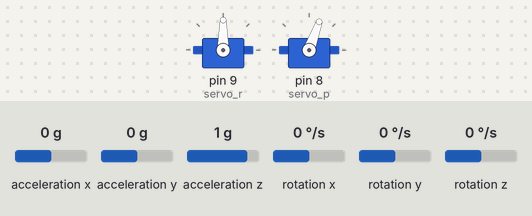
This sketch was run on a simulated Arduino Uno, built with avr-gcc and run on an emulated ATmega328P. On the bench: 2 × servo. Wiring (inferred from the names in the program): MPU-6050 motion sensor at I2C address 0x68. Inputs (shaded band) come from the test bench; at power-on: acceleration x 0 g, acceleration z 1 g, rotation y 0 °/s, acceleration y 0 g, rotation x 0 °/s, rotation z 0 °/s. What the sketch prints to the serial monitor is not drawn.

Above: at 1.2 s.
1.3 s: acceleration x set to -1.4 g
At 4.1 s:
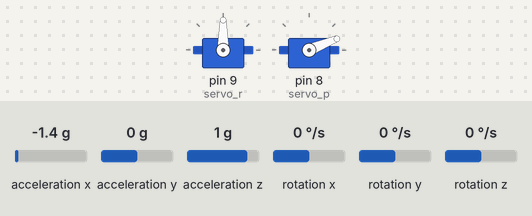
4.3 s: acceleration z set to -0.8 g
At 4.53 s:
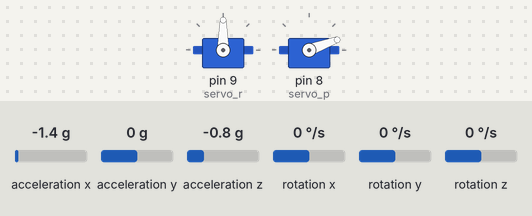
6.7 s: rotation y set to -192 °/s
At 9.5 s:
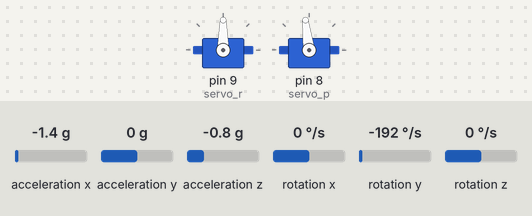
9.7 s: acceleration y set to -0.8 g
At 9.94 s:
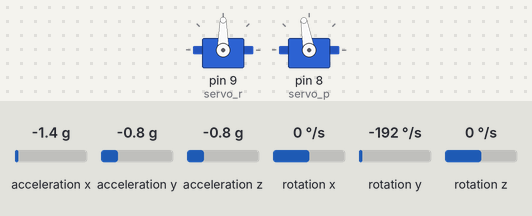
12.7 s: acceleration x set to 1.4 g
At 14.7 s:
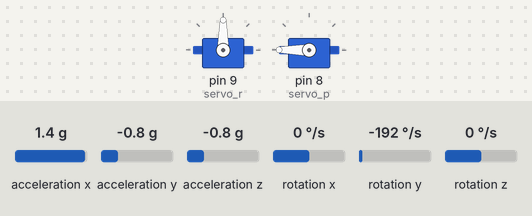
15.0 s: rotation y set to 0 °/s
At 18.5 s:
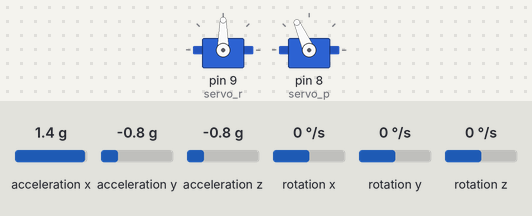
Timing chart, 0 to 19.0 s (numbered marks = the images above; inputs shaded):
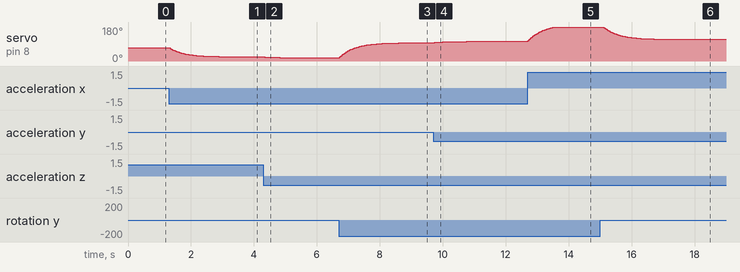

The sketch:

gimbal.ino
```cpp
#include "I2Cdev.h"
#if I2CDEV_IMPLEMENTATION == I2CDEV_ARDUINO_WIRE
    #include "Wire.h"
#endif

#include <math.h>

#include <Servo.h>


#define MPU6050_ADDR 0x68
#define MPU6050_DATAREG 0x3B
#define ACC_SCALE 16384.0
#define GYRO_SCALE 131


int16_t ax, ay, az, gx, gy, gz;
double axs, ays, azs, gxs, gys, gzs;
double roll, pitch;
uint32_t t, last_t;
double dt;
uint8_t I2C_buffer[14];
int servo_roll, servo_pitch;

Servo servo_r, servo_p;


double map_d(double x, double in_min, double in_max, double out_min, double out_max){
 return (x - in_min) * (out_max - out_min) / (in_max - in_min) + out_min;
}

void MPU6050_init(){
  I2Cdev::writeBits(MPU6050_ADDR, 0x6B, 2, 3, 0x01); //set internal clock to XGYRO - should be best

  I2Cdev::writeBits(MPU6050_ADDR, 0x1B, 4, 2, 0x00); //set full scale gyro range +- 250 deg/s

  I2Cdev::writeBits(MPU6050_ADDR, 0x1C, 4, 2, 0x00); //set full scale accelerometer range +- 2g

  I2Cdev::writeBit(MPU6050_ADDR, 0x6B, 6, false); //set sleep to false


  //set offsets (on gimbal mpu6050)
  I2Cdev::writeWord(MPU6050_ADDR, 0x06, -2568); //x acc
  I2Cdev::writeWord(MPU6050_ADDR, 0x08, -1660); //y acc
  I2Cdev::writeWord(MPU6050_ADDR, 0x0A, 1358); //z acc

  I2Cdev::writeWord(MPU6050_ADDR, 0x13, 102);// 98); //x gyro
  I2Cdev::writeWord(MPU6050_ADDR, 0x15, 31);// 32); //y gyro
  I2Cdev::writeWord(MPU6050_ADDR, 0x17, 18);// 18); //z gyro
}

void MPU6050_read(){

  I2Cdev::readBytes(MPU6050_ADDR, MPU6050_DATAREG, 14, I2C_buffer);
  ax = (((int16_t)I2C_buffer[0]) << 8) | I2C_buffer[1];
  ay = (((int16_t)I2C_buffer[2]) << 8) | I2C_buffer[3];
  az = (((int16_t)I2C_buffer[4]) << 8) | I2C_buffer[5];
  gx = (((int16_t)I2C_buffer[8]) << 8) | I2C_buffer[9];
  gy = (((int16_t)I2C_buffer[10]) << 8) | I2C_buffer[11];
  gz = (((int16_t)I2C_buffer[12]) << 8) | I2C_buffer[13];
}

void setup(){
  Serial.begin(38400);
  Wire.begin();
  MPU6050_init();

  servo_r.attach(9);
  servo_p.attach(8);


}


void loop(){
  t = micros();
  dt = ((double)(t - last_t))/1000000.0;
  last_t = t;

  MPU6050_read();


  axs = (double)ax / ACC_SCALE;
  ays = (double)ay / ACC_SCALE;
  azs = (double)az / ACC_SCALE;

  gxs = (double)gx / GYRO_SCALE;
  gys = (double)gy / GYRO_SCALE;
  gzs = (double)gz / GYRO_SCALE;

  /* calculate accelerometer angle and angular velocity */
  pitch = -(0.99*(-pitch - gys*dt) + 0.01*((atan2(axs, sqrt(ays*ays + azs*azs))*180.0)/M_PI));
  roll = (0.99*(roll + gxs*dt) + 0.01*((atan2(-ays, azs)*180.0)/M_PI));


  Serial.println(roll, 10);

  servo_pitch = (int)map_d(pitch, -80.0, 80.0, 140.0, 0.0);

  servo_p.write(servo_pitch);

  delay(1);

}
```

Measured:
- after the input at 1.3 s, servo on pin 8 (servo_p): moves from 70° to 22° over 2.0 s, starting at once
- after the input at 4.3 s, servo on pin 8 (servo_p): moves from 22° to 17° over 0.90 s, starting at once
- after the input at 6.7 s, servo on pin 8 (servo_p): moves from 17° to 97° over 2.4 s, starting at once
- after the input at 9.7 s, servo on pin 8 (servo_p): moves from 97° to 105° over 1.5 s, starting at once
- after the input at 12.7 s, servo on pin 8 (servo_p): moves from 105° to 180° over 0.86 s, starting at once
- after the input at 15.0 s, servo on pin 8 (servo_p): moves from 180° to 114° over 2.5 s, starting after 0.10 s
